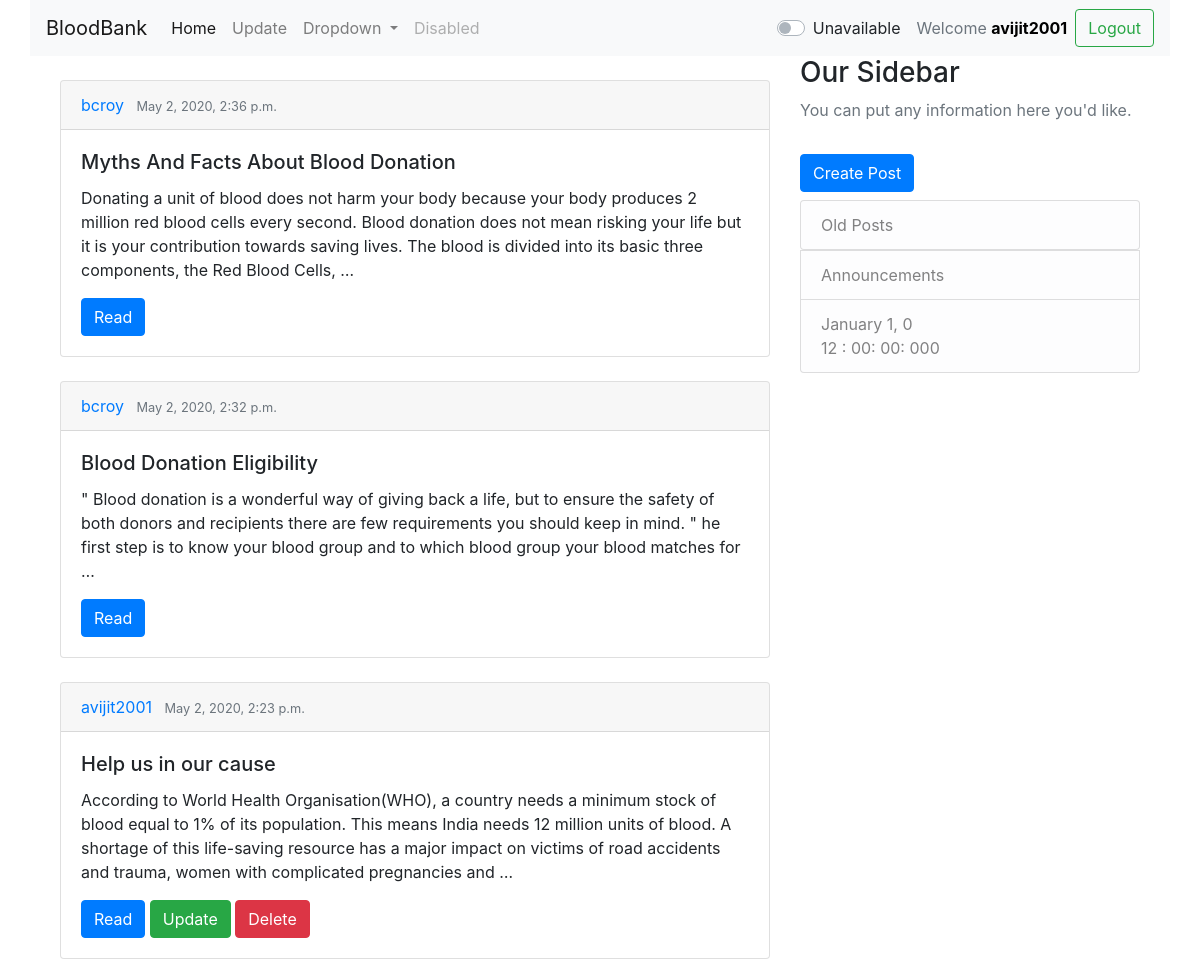
Screenshot of / (signed in) with the database file from the repository.
### users/models.py (models this page shows)
class CustomUser(AbstractUser):
    is_donor = models.BooleanField(default=False)
    is_hospital = models.BooleanField(default=False)

### blog/models.py (models this page shows, shortened)
class Post(models.Model):
    title = models.CharField(max_length=100)
    content = models.TextField()
    date_posted = models.DateTimeField(default=timezone.now)
    author = models.ForeignKey(CustomUser, on_delete=models.CASCADE)

### users/views.py (the view, shortened to what this page needs)
# urls.py: path('', views.home, name='home'),
def home(request):
    if request.user.is_authenticated and request.user.is_donor:
        req = Request.objects.filter(donor_id=request.user.id, status=1)
        if req:
            context = {
                'error_message': "You Have some emergency requests !!! Please check in Requests ",
                'title': "VowForRed -Home",
            }
            return render(request, 'blog/home.html', context)
        else:
            context = {
                'posts': Post.objects.order_by('-date_posted'),
                'title': "VowForRed -Home",
            }
            return render(request, 'blog/home.html', context)
    context = {
        'posts': Post.objects.order_by('-date_posted'),
        'title': 'VowForRed -Home',
    }
    return render(request, 'blog/home.html', context)

### blog/templates/blog/home.html (shortened to what this page needs)
{% extends "blog/base.html" %}
{% block blog_container %}
    {% for post in posts %}
        <br>
        <div class="card">
            <div class="card-header">
                <a href="#" style="text-decoration: none">{{ post.author }}</a>
                <small class="text-muted ml-2" >{{ post.date_posted }}</small>
            </div>
            <div class="card-body">
                <h5 class="card-title">{{ post.title }}</h5>
                <p class="card-text">{{ post.content|truncatewords:50 }}</p>
                <a href="{% url 'blog:about' post.id %}" class="btn btn-primary">Read</a>
                {% if post.author == user %}
                    <a href="{% url 'blog:update' post.id %}" class="btn btn-success">Update</a>
                    <button type="button" class="btn btn-danger" data-toggle="modal" data-target="#deleteModal{{ forloop.counter }}">
                        Delete
                    </button>
                {% endif %}
            </div>
        </div>
    {% endfor %}
{% endblock  %}

### users/templates/users/base.html (shortened to what this page needs)
<!doctype html>
<html lang="en">
<head>
    <link rel="stylesheet" href="https://stackpath.bootstrapcdn.com/bootstrap/4.4.1/css/bootstrap.min.css">
</head>
<body style="background:white;">
<nav class="navbar navbar-expand-lg navbar-light bg-light container">
    <a class="navbar-brand" href="#">BloodBank</a>
    <div class="collapse navbar-collapse" id="navbarSupportedContent">
        <ul class="navbar-nav mr-auto">
            <li class="nav-item active">
                <a class="nav-link" href="{% url 'users:home' %}">Home <span class="sr-only">(current)</span></a>
            </li>
            {% if user.is_authenticated %}
                <li class="nav-item">
                    <a class="nav-link" href="{% url 'users:update' %}">Update</a>
                </li>
                <li class="nav-item dropdown">
                    <a class="nav-link dropdown-toggle" href="#" id="navbarDropdown" role="button" data-toggle="dropdown" aria-haspopup="true" aria-expanded="false">
                        Dropdown
                    </a>
                </li>
                <li class="nav-item">
                    <a class="nav-link disabled" href="#" tabindex="-1" aria-disabled="true">Disabled</a>
                </li>
            {% endif %}
        </ul>
        <div class="form-inline my-2 my-lg-0">
            {% if not user.is_authenticated %}
            <a href="{% url 'users:login_user' %}">
                <button class="btn btn-outline-success my-2 my-sm-0" type="">Log In</button>
            </a>
            <a href="#">
                <button class="btn btn-outline-success my-2 my-sm-0 ml-2" type="button" data-toggle="modal" data-target="#exampleModal">
                    Sign Up
                </button>
            </a>
            {% else %}
            {% if user.is_donor %}
                    <form action="{% url 'users:tongle' %}" method="POST" id="av">
                        <div class="custom-control custom-switch">
                            {% if user.donor.available %}
                            <input type="checkbox" class="custom-control-input" id="available" name="available" checked>
                                <label class="custom-control-label mr-3 " for="available">Available</label>
                                {% else %}
                                <label class="custom-control-label mr-3" for="available">Unavailable</label>
                                {% endif %}
                        </div>
                    </form>
                {% endif %}
                <span class="mr-2"><span class="text-muted">Welcome </span><strong style="color:black">{{ user.username }}</strong></span>
                <a href="{% url 'users:logout_user' %}">
                    <button class="btn btn-outline-success my-2 my-sm-0" type="">Logout</button>
                </a>
            {% endif %}
        </div>
    </div>
</nav>
<div class="container">
    {% block content %}
    {% endblock %}
</div>
</body>
</html>

### rows the page displays
CustomUser: username "avijit2001"
Post: author "bcroy", date_posted "May 2, 2020, 2:36 p.m.", title "Myths And Facts About Blood Donation", content "Donating a unit of blood does not harm your body because your body produces 2 million red blood cells every second. Blood donation does not mean risking your life but it is your contribution towards saving lives. The blood is divided into its basic three components, the Red Blood Cells, …"
Post: author "bcroy", date_posted "May 2, 2020, 2:32 p.m.", title "Blood Donation Eligibility", content "\" Blood donation is a wonderful way of giving back a life, but to ensure the safety of both donors and recipients there are few requirements you should keep in mind. \" he first step is to know your blood group and to which blood group your blood matches for …"
Post: author "avijit2001", date_posted "May 2, 2020, 2:23 p.m.", title "Help us in our cause", content "According to World Health Organisation(WHO), a country needs a minimum stock of blood equal to 1% of its population. This means India needs 12 million units of blood. A shortage of this life-saving resource has a major impact on victims of road accidents and trauma, women with complicated pregnancies and …"
